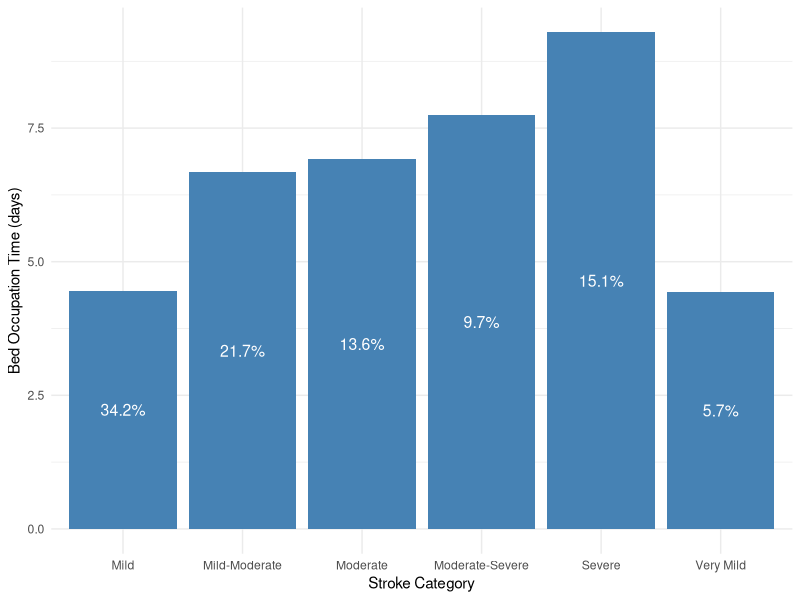
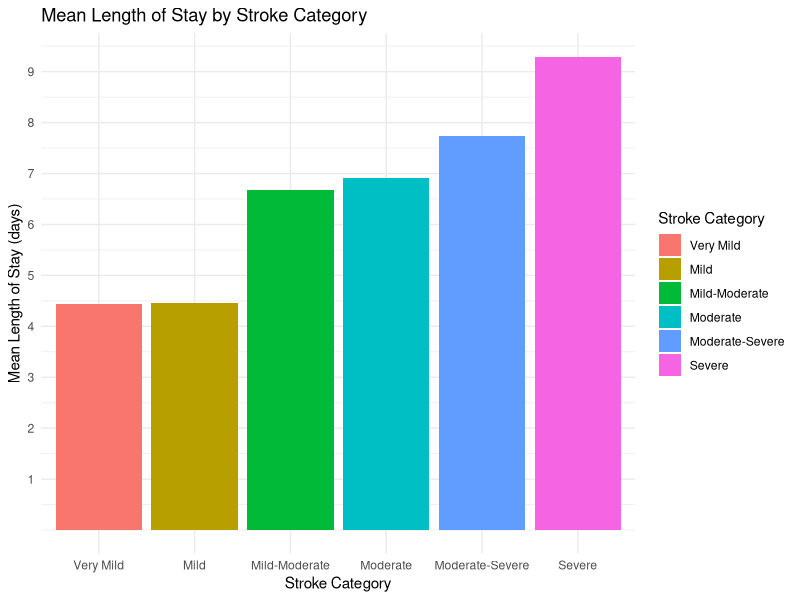
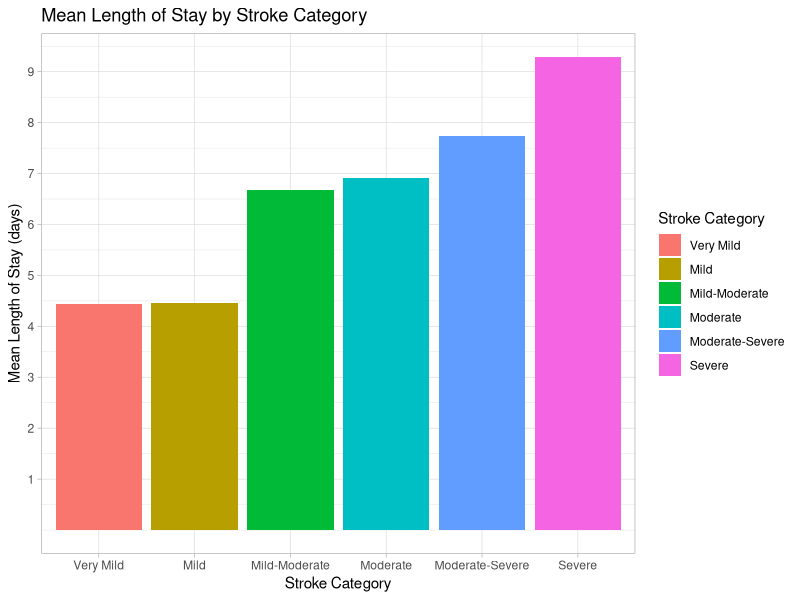

Here is the R script that generated these plots, in order: (Note: this script raises an error after producing the figures.)
## ---- chunk 1
library(tidyverse)
library(ggplot2)
library(bookdown)

set.seed(2023)
# Parameters

total_patients <- 350 # assuming there are 350 all around the year
total_patients_future <- 1250 # assuming the 1250 patients in the future 
patients_per_month <- 350/12 # patients per month
arrival_rate <- total_patients/365  # average 6 patients per day
arrival_rate_future <- total_patients_future/365 # average 7 patients per day

# Bed occupation time (in days) for each stroke level

bed_occupation_time <- list(c(4.43), c(4.46), c(6.67), c(6.92), c(7.74), c(9.29))


# Probability of each stroke level
stroke_level_prob <- c(0.0570,0.342, 0.217, 0.136, 0.0971, 0.151)
## ---- chunk 2
library(tidyverse)
library(ggplot2)
library(bookdown)

set.seed(2023)
# Parameters

total_patients <- 350 # assuming there are 350 all around the year
total_patients_future <- 1250 # assuming the 1250 patients in the future 
patients_per_month <- 350/12 # patients per month
arrival_rate <- total_patients/365  # average 6 patients per day
arrival_rate_future <- total_patients_future/365 # average 7 patients per day

# Bed occupation time (in days) for each stroke level

bed_occupation_time <- list(c(4.43), c(4.46), c(6.67), c(6.92), c(7.74), c(9.29))


# Probability of each stroke level
stroke_level_prob <- c(0.0570,0.342, 0.217, 0.136, 0.0971, 0.151)

bed_occupation_time_df <- data.frame(
  stroke_category = c("Very Mild", "Mild", "Mild-Moderate", "Moderate", "Moderate-Severe", "Severe"),
  bed_occupation_time = c(4.43,4.46,6.67,6.92,7.74,9.29),
  probability = c(0.0570,0.342, 0.217, 0.136, 0.0971, 0.151)
)

ggplot(bed_occupation_time_df, aes(x = stroke_category, y = bed_occupation_time)) +
  geom_col(fill = "steelblue") +
  theme_minimal()+
  geom_text(aes(label = scales::percent(probability, accuracy = 0.1)), 
            position = position_stack(vjust = 0.5), color = "white", size = 4) +
  theme_minimal() +
  labs(
       x = "Stroke Category",
       y = "Bed Occupation Time (days)")

bed_occupation_time_df %>%
  knitr::kable(caption = "The table displaying stroke categories and corresponding length of stay and probabilities", label = "tab:bed_occupation_times_tab")
## ---- chunk 3
# generating the inter-arrival times

set.seed(2023)
# the function below is created to generate the inter-arrival times between the patients.
# the inter arrival follows an exponential distribution hence rexp(), arrival rate is
# defined above

generate_interarrival_times <- function(total_patients, arrival_rate) {
  set.seed(07052023)
  interarrival_times <- rexp(total_patients, rate = arrival_rate)
  return(interarrival_times)
}

## ---- chunk 4
# assigning the stroke levels to the patients

set.seed(2023)

# the function is created to assign patients (from total_patients) randomly a stroke level.
# This assignment is based on the probabilities defined in the stroke_level_prob. 
# To achieve this we use sample()

assign_stroke_levels <- function(total_patients, stroke_level_prob) {
  set.seed(07052023)
  stroke_levels <- sample(1:length(stroke_level_prob), 
                          size = total_patients, 
                          replace = TRUE, 
                          prob = stroke_level_prob)
  return(stroke_levels)
}


# if the probability of the severe stroke is really high, say 0.7, 
# then the sample() function would generate random samples of 350 patients 
# wherein most patients would be assigned the severe stroke level category. 

# stroke levels for the present number of patients
stroke_levels <- assign_stroke_levels(total_patients, stroke_level_prob)

## ---- chunk 5
#generating length of stay

generate_length_of_stay <- function(total_patients, bed_occupation_time, stroke_levels) {
  set.seed(07052023)
  los <- numeric(total_patients)

  i <- 1
  while (i <= total_patients) {
    stroke_categories <- stroke_levels[i]
    bed_time <- bed_occupation_time[[stroke_categories]]
    los[i] <- if (length(bed_time) == 1) {
      bed_time[1]
    } else {
      sample(bed_time[1]:bed_time[2], 1)
    }
    i <- i + 1
  }

  return(los)
}
# Generating length_of_stay for each patient
length_of_stay <- generate_length_of_stay(total_patients, bed_occupation_time, stroke_levels)

## ---- chunk 6

set.seed(2023)

# generating the arrival data for the current volume of patients

# Add number_of_patients and length_of_stay to arrivals_data

interarrival_times <- generate_interarrival_times(total_patients, arrival_rate)

stroke_levels <- assign_stroke_levels(total_patients, stroke_level_prob)

length_of_stay<- generate_length_of_stay(total_patients, bed_occupation_time, stroke_levels)

arrivals_data <- data.frame(interarrival_times, stroke_levels, length_of_stay)

arrivals_data$stroke_categories <- factor(arrivals_data$stroke_levels,
                                          levels = c(1, 2, 3, 4, 5, 6),
                                          labels = c("Very Mild", "Mild", "Mild-Moderate", "Moderate", "Moderate-Severe", "Severe"))

ggplot(arrivals_data, aes(x = stroke_categories, y = length_of_stay, fill = stroke_categories)) +
  geom_bar(stat = "summary", fun = "mean", position = "dodge") +
  theme_minimal() +
  scale_y_continuous(breaks = c(1,2,3,4,5,6,7,8,9,10))+
  labs(title = "Mean Length of Stay by Stroke Category",
       x = "Stroke Category",
       y = "Mean Length of Stay (days)") +
  scale_fill_discrete(name = "Stroke Category")

arrivals_data %>% head()

## ---- chunk 7
set.seed(2023)
# generating the arrival data for the future volume of patients

interarrival_times_future <- generate_interarrival_times(total_patients = total_patients_future,
                                                         arrival_rate_future)
stroke_levels_future <- assign_stroke_levels(total_patients = total_patients_future,
                                             stroke_level_prob = stroke_level_prob)
length_of_stay_future <- generate_length_of_stay(total_patients_future, bed_occupation_time, stroke_levels_future)

arrivals_data_future <- data.frame(interarrival_times_future,stroke_levels_future,
                                   length_of_stay_future)

arrivals_data_future$stroke_categories <- factor(arrivals_data_future$stroke_levels,
                                          levels = c(1, 2, 3, 4, 5, 6),
                                          labels = c("Very Mild", "Mild", "Mild-Moderate", "Moderate", "Moderate-Severe", "Severe"))

ggplot(arrivals_data_future, aes(x = stroke_categories, y = length_of_stay_future, fill = stroke_categories)) +
  geom_bar(stat = "summary", fun = "mean", position = "dodge") +
  theme_light() +
  scale_y_continuous(breaks = c(1,2,3,4,5,6,7,8,9,10))+
  labs(title = "Mean Length of Stay by Stroke Category",
       x = "Stroke Category",
       y = "Mean Length of Stay (days)") +
  scale_fill_discrete(name = "Stroke Category")

arrivals_data_future %>% head()
## ---- chunk 8

# created the stroke simulation function 

set.seed(2023)

stroke_simulation <- function(total_patients, arrival_rate, 
                              bed_occupation_time, stroke_level_prob, 
                              num_beds) {
  set.seed(07052023)
  
  interarrival_times <- generate_interarrival_times(total_patients, arrival_rate)
  stroke_levels <- assign_stroke_levels(total_patients, stroke_level_prob)
  length_of_stay <- generate_length_of_stay(total_patients, bed_occupation_time, stroke_levels)
  
  # initializing the beds and queue 
  beds <- numeric(num_beds)
  queue <- list()
  

# inter-arrival_time is an input parameter for this function, 
# which represents the time between patient arrivals. 
# This variable is based on the generate_interarrival_times function, 
# where we input the total number of patients and arrival rate.

# The pmax function ensures that the bed occupation times do not become negative. 
# A value of 0 in this context means that the bed is available 
# (i.e., the patient has completed their stay)
  
  update_bed_occupation_times <- function(beds, interarrival_time) {
    set.seed(07052023)
  beds <- pmax(beds - interarrival_time, 0)
  
  # 'beds' is a numeric vector that represents the current remaining 
  # bed occupation time for each bed in the simulation.
  # Each element in this vector corresponds to a bed in the hospital
  # ward. A value of 0 means that the bed is available for use.
  # Subtracting the inter-arrival_time from each element of 'beds' 
  # updates the remaining bed occupation times, considering the 
  # passage of time between patient arrivals.
  # The pmax function is used to ensure that the resulting bed 
  # occupation times do not become negative, meaning that a 
  # bed with a remaining time less than or equal to the interarrival_time
  # will be considered available (set to 0).
  return(beds)
}
  
  # for every patient in total patients (1000)
  i <- 1
  while (i <= total_patients) {
    set.seed(07052023)
    
    # update the beds variable with the bed occupation times 
    # of all the patients arriving at the inter-arrival times
    
    beds <- update_bed_occupation_times(beds, interarrival_times[i])
    # creating a new variable available beds to keep track 
    # of the available beds the beds that are available will
    # have the bed occupation time of 0 so in this variable 
    # I store the beds that are available hence which(beds==0)
    
    available_beds <- which(beds == 0)
    
    # here if the length of the available beds vector 
    # is greater than 0 which means that 
    # there is at least one bed with bed occupation times ==0 
    # then assign the first available bed to the patient 
    # by setting this available bed (bed occupation times ==0) 
    # to the length of the stay of the patient 
    # (whatever the severity of that patient might be)
    
    if (length(available_beds) > 0) {
      set.seed(07052023)
      beds[available_beds[1]] <- length_of_stay[i]
    } else {
      set.seed(07052023)
      # if there is no bed available then append the queue list
      queue <- append(queue, length_of_stay[i])
    }
    
    i <- i +1 
  }
  
  return(list(beds = beds, queue = queue, length_of_stay =length_of_stay))
}



## ---- chunk 9

## defining the auxiliary functions such as the inter-arrival times, length of stay and assigning the stroke category functions inside the stroke simulation function.

stroke_simulation_mod <- function(total_patients, arrival_rate, 
                              bed_occupation_time, stroke_level_prob, 
                              num_beds) {
  set.seed(07052023)

  generate_interarrival_times <- function(total_patients, arrival_rate) {
    interarrival_times <- rexp(total_patients, rate = arrival_rate)
    return(interarrival_times)
  } 
  
  assign_stroke_levels <- function(total_patients, stroke_level_prob) {
    stroke_levels <- sample(1:length(stroke_level_prob), 
                            size = total_patients, 
                            replace = TRUE, 
                            prob = stroke_level_prob)
    return(stroke_levels)
  }
  
  generate_length_of_stay <- function(total_patients, bed_occupation_time, stroke_levels) {
    length_of_stay <- numeric(total_patients)
    
    for (i in 1:total_patients) {
      stroke_level <- stroke_levels[i]
      
      if (length(bed_occupation_time[[stroke_level]]) == 1) {
        length_of_stay[i] <- bed_occupation_time[[stroke_level]][1]
      } else {
        length_of_stay[i] <- sample(bed_occupation_time[[stroke_level]][1]:bed_occupation_time[[stroke_level]][2], 1)
      }
    }
    
    return(length_of_stay)
  }
  
  interarrival_times <- generate_interarrival_times(total_patients, arrival_rate)
  stroke_levels <- assign_stroke_levels(total_patients, stroke_level_prob)
  length_of_stay <- generate_length_of_stay(total_patients, bed_occupation_time, stroke_levels)
  
    beds <- rep(0, num_beds)
  queue <- list()
  
  update_bed_occupation_times <- function(beds, interarrival_time) {
    set.seed(07052023)
  beds <- pmax(beds - interarrival_time, 0)

  return(beds)
}

  
  for (i in 1:total_patients) {
    set.seed(07052023)
    
    beds <- update_bed_occupation_times(beds, interarrival_times[i])
    available_beds <- which(beds == 0)
    
    if (length(available_beds) > 0) {
      set.seed(07052023)
      beds[available_beds[1]] <- length_of_stay[i]
    } else {
      set.seed(07052023)
      # if there is no bed available then append the queue list
      queue <- append(queue, length_of_stay[i])
    }
  }
  
  return(list(beds = beds, queue = queue, length_of_stay =length_of_stay))
}

## run simulation function

run_simulation_mod <- function(arrival_rate,
                           bed_occupation_time,
                           stroke_level_prob,
                           total_patients,
                           num_simulations) {
  set.seed(07052023)
    num_bed_range <- seq(5,20, by=1)

  performance_metrics_list <- lapply(1:num_simulations, function(simulation) {
    set.seed(07052023)
    lapply(num_bed_range, function(num_beds) {
      set.seed(07052023)
      stroke_sim <- stroke_simulation_mod(total_patients =  total_patients,
                                      arrival_rate = arrival_rate,
                                      bed_occupation_time = bed_occupation_time,
                                      stroke_level_prob = stroke_level_prob,
                                      num_beds = num_beds)

      num_beds <- length(stroke_sim$beds)
      total_patients <- total_patients

      occupied_beds <- sum(stroke_sim$beds > 0)
      utilization <- occupied_beds / num_beds

      total_wait_times <- sum(unlist(stroke_sim$queue))
      num_patients_queue <- length(stroke_sim$queue)
      avg_wait_times <- total_wait_times / num_patients_queue

      average_time_in_queue = total_wait_times / num_patients_queue
      max_queue_length <- length(stroke_sim$queue)

      proportion_patients_waiting <- num_patients_queue / total_patients
      percent_patients_waiting <- proportion_patients_waiting * 100

      avg_length_of_stay <- (sum(stroke_sim$length_of_stay)) / total_patients

      performance_metrics_month <- data.frame(num_beds = num_beds,
                                              utilization = utilization,
                                              avg_wait_times = avg_wait_times,
                                              max_queue_length = max_queue_length,
                                              # min_queue_length = stroke_sim$min_queue_length,
                                              proportion_patients_waiting = proportion_patients_waiting,
                                              percent_patients_waiting = percent_patients_waiting,
                                              avg_length_of_stay = avg_length_of_stay)

      return(performance_metrics_month)
    })
  })

  return(performance_metrics_list)
}


results_mod <- run_simulation(arrival_rate = arrival_rate,
                          bed_occupation_time = bed_occupation_time,
                          stroke_level_prob = stroke_level_prob,
                          total_patients = total_patients,
                          num_simulations = 2000)
results_df_mod <-do.call(rbind, lapply(results, function(x) do.call(rbind, x)))
## ---- chunk 10
# Load the ggplot2 library
library(ggplot2)

# Plot average waiting times against the number of beds
ggplot(results_df, aes(x = num_beds, y = avg_wait_times)) +
  geom_point() +
  geom_smooth(method = "loess") +
  labs(title = "Average Waiting Times vs. Number of Beds",
       x = "Number of Beds",
       y = "Average Waiting Time (Days)")

# Plot the percent of patients waiting against the number of beds
ggplot(results_df, aes(x = num_beds, y = percent_patients_waiting)) +
  geom_point(size=1,
             alpha= 1) +
  geom_smooth(method = "loess") +
  theme_minimal() +
  labs(title = "Percent of Patients Waiting vs. Number of Beds",
       x = "Number of Beds",
       y = "Percent of Patients Waiting") +
  geom_hline(yintercept = 5, linetype = "dashed", color = "red", size = 0.5)+
  scale_y_continuous(breaks = c(5,10,15,20,25,30,35))


# Plot utilization against the number of beds
ggplot(results_df, aes(x = num_beds, y = utilization)) +
  geom_point(size=0.7) +
  geom_smooth(method = "loess") +
  theme_minimal()+
  geom_hline(yintercept = 0.8, linetype = "dashed", color = "red", size = 0.5)+
  labs(title = "Utilization vs. Number of Beds",
       x = "Number of Beds",
       y = "Utilization")

# Plot max queue length against the number of beds
xintersection = 11
yintersection = 8
ggplot(results_df, aes(x = num_beds, y = max_queue_length)) +
  geom_point() +
  geom_smooth(method = "loess") +
  scale_x_continuous(breaks = seq(4, 20, by=2))+
  scale_y_continuous(breaks = seq(5, 155, by = 10))+
  geom_vline(xintercept = 11, linetype="dashed", color = "steelblue", size = 0.5)+
  geom_hline(yintercept = 8, linetype = "dashed", color = "red", size=0.5)+
  geom_point(aes(x = xintersection, y = yintersection), color = "red", size = 1.5)+
  theme_minimal() +
  labs(title = "Maximum Queue Length vs. Number of Beds",
       x = "Number of Beds",
       y = "Maximum Queue Length")

## ---- chunk 11
set.seed(2023)

run_simulation <- function(arrival_rate,
                           bed_occupation_time,
                           stroke_level_prob,
                           total_patients,
                           num_simulations) {
  set.seed(07052023)
    num_bed_range <- seq(5,20, by=1)

  performance_metrics_list <- lapply(1:num_simulations, function(simulation) {
    set.seed(07052023)
    lapply(num_bed_range, function(num_beds) {
      set.seed(07052023)
      stroke_sim <- stroke_simulation(total_patients =  total_patients,
                                      arrival_rate = arrival_rate,
                                      bed_occupation_time = bed_occupation_time,
                                      stroke_level_prob = stroke_level_prob,
                                      num_beds = num_beds)

      num_beds <- length(stroke_sim$beds)
      total_patients <- total_patients

      occupied_beds <- sum(stroke_sim$beds > 0)
      utilization <- occupied_beds / num_beds

      total_wait_times <- sum(unlist(stroke_sim$queue))
      num_patients_queue <- length(stroke_sim$queue)
      avg_wait_times <- total_wait_times / num_patients_queue

      average_time_in_queue = total_wait_times / num_patients_queue
      max_queue_length <- length(stroke_sim$queue)

      proportion_patients_waiting <- num_patients_queue / total_patients
      percent_patients_waiting <- proportion_patients_waiting * 100

      avg_length_of_stay <- (sum(stroke_sim$length_of_stay)) / total_patients

      performance_metrics_month <- data.frame(num_beds = num_beds,
                                              utilization = utilization,
                                              avg_wait_times = avg_wait_times,
                                              max_queue_length = max_queue_length,
                                              # min_queue_length = stroke_sim$min_queue_length,
                                              proportion_patients_waiting = proportion_patients_waiting,
                                              percent_patients_waiting = percent_patients_waiting,
                                              avg_length_of_stay = avg_length_of_stay)

      return(performance_metrics_month)
    })
  })

  return(performance_metrics_list)
}

results <- run_simulation(arrival_rate = arrival_rate,
                          bed_occupation_time = bed_occupation_time,
                          stroke_level_prob = stroke_level_prob,
                          total_patients = total_patients,
                          num_simulations = 2000)



## ---- chunk 12
# Combine all the data frames into one
# 
 results_df <-do.call(rbind, lapply(results, function(x) do.call(rbind, x)))


## ---- chunk 13

# Load the ggplot2 library
library(ggplot2)

# Plot average waiting times against the number of beds
ggplot(results_df, aes(x = num_beds, y = avg_wait_times)) +
  geom_point() +
  geom_smooth(method = "loess") +
  labs(title = "Average Waiting Times vs. Number of Beds",
       x = "Number of Beds",
       y = "Average Waiting Time (Days)")

# Plot the percent of patients waiting against the number of beds
ggplot(results_df, aes(x = num_beds, y = percent_patients_waiting)) +
  geom_point(size=1,
             alpha= 1) +
  geom_smooth(method = "loess") +
  theme_minimal() +
  labs(title = "Percent of Patients Waiting vs. Number of Beds",
       x = "Number of Beds",
       y = "Percent of Patients Waiting") +
  geom_hline(yintercept = 5, linetype = "dashed", color = "red", size = 0.5)+
  scale_y_continuous(breaks = c(5,10,15,20,25,30,35))


# Plot utilization against the number of beds
ggplot(results_df, aes(x = num_beds, y = utilization)) +
  geom_point(size=0.7) +
  geom_smooth(method = "loess") +
  theme_minimal()+
  geom_hline(yintercept = 0.8, linetype = "dashed", color = "red", size = 0.5)+
  labs(title = "Utilization vs. Number of Beds",
       x = "Number of Beds",
       y = "Utilization")

# Plot max queue length against the number of beds
xintersection = 11
yintersection = 8
ggplot(results_df, aes(x = num_beds, y = max_queue_length)) +
  geom_point() +
  geom_smooth(method = "loess") +
  scale_x_continuous(breaks = seq(4, 20, by=2))+
  scale_y_continuous(breaks = seq(5, 155, by = 10))+
  geom_vline(xintercept = 11, linetype="dashed", color = "steelblue", size = 0.5)+
  geom_hline(yintercept = 8, linetype = "dashed", color = "red", size=0.5)+
  geom_point(aes(x = xintersection, y = yintersection), color = "red", size = 1.5)+
  theme_minimal() +
  labs(title = "Maximum Queue Length vs. Number of Beds",
       x = "Number of Beds",
       y = "Maximum Queue Length")




## ---- chunk 14
# visualization for the future

results_future <- run_simulation(arrival_rate = arrival_rate,
                          bed_occupation_time = bed_occupation_time,
                          stroke_level_prob = stroke_level_prob,
                          total_patients = 2500,
                          num_simulations = 100)

results_df_future <- do.call(rbind, lapply(results_future, function(x) do.call(rbind, x)))

# Load the ggplot2 library
library(ggplot2)

# Plot average waiting times against the number of beds
ggplot(results_df_future, aes(x = num_beds, y = avg_wait_times)) +
  geom_point() +
  geom_smooth(method = "loess") +
  labs(title = "Average Waiting Times vs. Number of Beds",
       x = "Number of Beds",
       y = "Average Waiting Time (Days)")

# Plot the proportion of patients waiting against the number of beds
ggplot(results_df_future, aes(x = num_beds, y = percent_patients_waiting)) +
  geom_point(size=0.7,
             alpha= 0.5) +
  geom_smooth(method = "loess") +
  theme_minimal() +
  labs(title = "Percent of Patients Waiting vs. Number of Beds",
       x = "Number of Beds",
       y = "Percent of Patients Waiting") +
  geom_hline(yintercept = 5, linetype = "dashed", color = "red", size = 0.5)+
  scale_y_continuous(breaks = c(5,10,15,20,25,30,35,40,45)) +
  scale_x_continuous(breaks = c(2,4,6,8,10,12,14,16,18,20,22,24,26,28,30,32,34,36,38,40,42,44,46,48,50))


# Plot utilization against the number of beds
ggplot(results_df_future, aes(x = num_beds, y = utilization)) +
  geom_point(size=0.7) +
  geom_smooth(method = "loess") +
  theme_minimal()+
  geom_hline(yintercept = 0.8, linetype = "dashed", color = "red", size = 0.5)+
  labs(title = "Utilization vs. Number of Beds",
       x = "Number of Beds",
       y = "Utilization")

# Plot max queue length against the number of beds
ggplot(results_df_future, aes(x = num_beds, y = max_queue_length)) +
  geom_point() +
  geom_smooth(method = "loess") +
  theme_minimal() +
  labs(title = "Maximum Queue Length vs. Number of Beds",
       x = "Number of Beds",
       y = "Maximum Queue Length")
## ---- chunk 15
# Function to run simulation
run_simulation_sa <- function(params, num_simulations) {
  num_bed_range <- seq(5,20, by=1)
  
  performance_metrics_list <- lapply(1:num_simulations, function(simulation) {
    lapply(num_bed_range, function(num_beds) {
      stroke_sim <- stroke_simulation(total_patients =  params$total_patients,
                                      arrival_rate = params$arrival_rate,
                                      bed_occupation_time = params$bed_occupation_time,
                                      stroke_level_prob = params$stroke_level_prob,
                                      num_beds = num_beds)
      
      # Calculate only the desired metrics
      num_beds <- length(stroke_sim$beds)

      occupied_beds <- sum(stroke_sim$beds > 0)
      utilization <- occupied_beds / num_beds

      num_patients_queue <- length(stroke_sim$queue)

      proportion_patients_waiting <- num_patients_queue / total_patients
      percent_patients_waiting <- proportion_patients_waiting * 100

      max_queue_length <- length(stroke_sim$queue)
      
      # Return only the desired metrics
      performance_metrics_month <- data.frame(num_beds = num_beds,
                                              utilization = utilization,
                                              percent_patients_waiting = percent_patients_waiting,
                                              max_queue_length = max_queue_length)
      
      return(performance_metrics_month)
    })
  })
  
  # Collapse the list of data frames into one data frame
  performance_metrics_df <- do.call(rbind, unlist(performance_metrics_list, recursive = FALSE))
  
  return(performance_metrics_df)
}


# Initialize a data frame to store results
# results_df_sa <- data.frame()

# Original parameters
params <- list(arrival_rate = 1,
               bed_occupation_time = bed_occupation_time,
               stroke_level_prob = stroke_level_prob,
               total_patients = total_patients)
# Define the factors by which we'll vary the parameters
factors <- c(1.5, 2.5, 3.5, 4.5 )

# Initialize an empty list to store results
results <- list()

# Vary parameters
for (param in names(params)) {
  for (factor in factors) {
    params_adjusted <- params
    if (param == 'bed_occupation_time') {
      params_adjusted[[param]] <- unlist(lapply(params[[param]], function(x) x * factor))
    } else {
      params_adjusted[[param]] <- params[[param]] * factor
    }
    # Run simulation
    output <- run_simulation_sa(params_adjusted, num_simulations = 120)
    
    # Store results
    results[[paste(param, factor, sep = "_")]] <- output
  }
}
